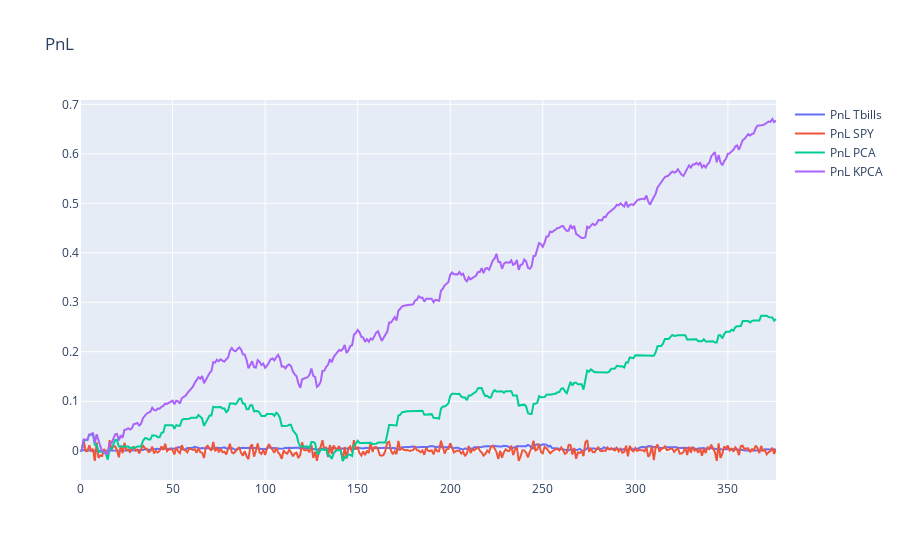

The cell this chart's notebook holds for it:
### Markdown cell above
# Comparing to a buy and hold strategy

### Code cell
df['bnh_Tbill'] = 0
df['bnh_Tbill'] = df['bnh_Tbill'].shift(1) + df['T1'] * 7/90
df['bnh_SPY'] = 0
df['bnh_SPY'] = df['bnh_SPY'].shift(1) + df['SPYt']


import plotly.graph_objects as go

# Create traces for each line
trace1 = go.Scatter(x=df.index, y=df['bnh_Tbill'], mode='lines', name='PnL Tbills')
trace2 = go.Scatter(x=df.index, y=df['bnh_SPY'], mode='lines', name='PnL SPY')

trace3 = go.Scatter(x=df.index, y=pnls_pca[1], mode='lines', name='PnL PCA')
trace4 = go.Scatter(x=df.index, y=pnls_kpca[-4], mode='lines', name='PnL KPCA')


fig = go.Figure([trace1, trace2, trace3, trace4])

fig.update_layout(title='PnL')

fig.show()

### Figure 1 — Plotly figure (JSON) as saved in the notebook; plotly's stock layout.template omitted (floating-point values rounded to 4 significant figures; data arrays with more than 128 entries replaced by an {"elided": "..."} marker saying what was removed)
{"data": [{"mode": "lines", "name": "PnL Tbills", "type": "scatter", "x": {"elided": "377 int values"}, "y": {"elided": "377 float values"}}, {"mode": "lines", "name": "PnL SPY", "type": "scatter", "x": {"elided": "377 int values"}, "y": {"elided": "377 float values"}}, {"mode": "lines", "name": "PnL PCA", "type": "scatter", "x": {"elided": "377 int values"}, "y": {"elided": "377 float values"}}, {"mode": "lines", "name": "PnL KPCA", "type": "scatter", "x": {"elided": "377 int values"}, "y": {"elided": "377 float values"}}], "layout": {"title": {"text": "PnL"}}}
